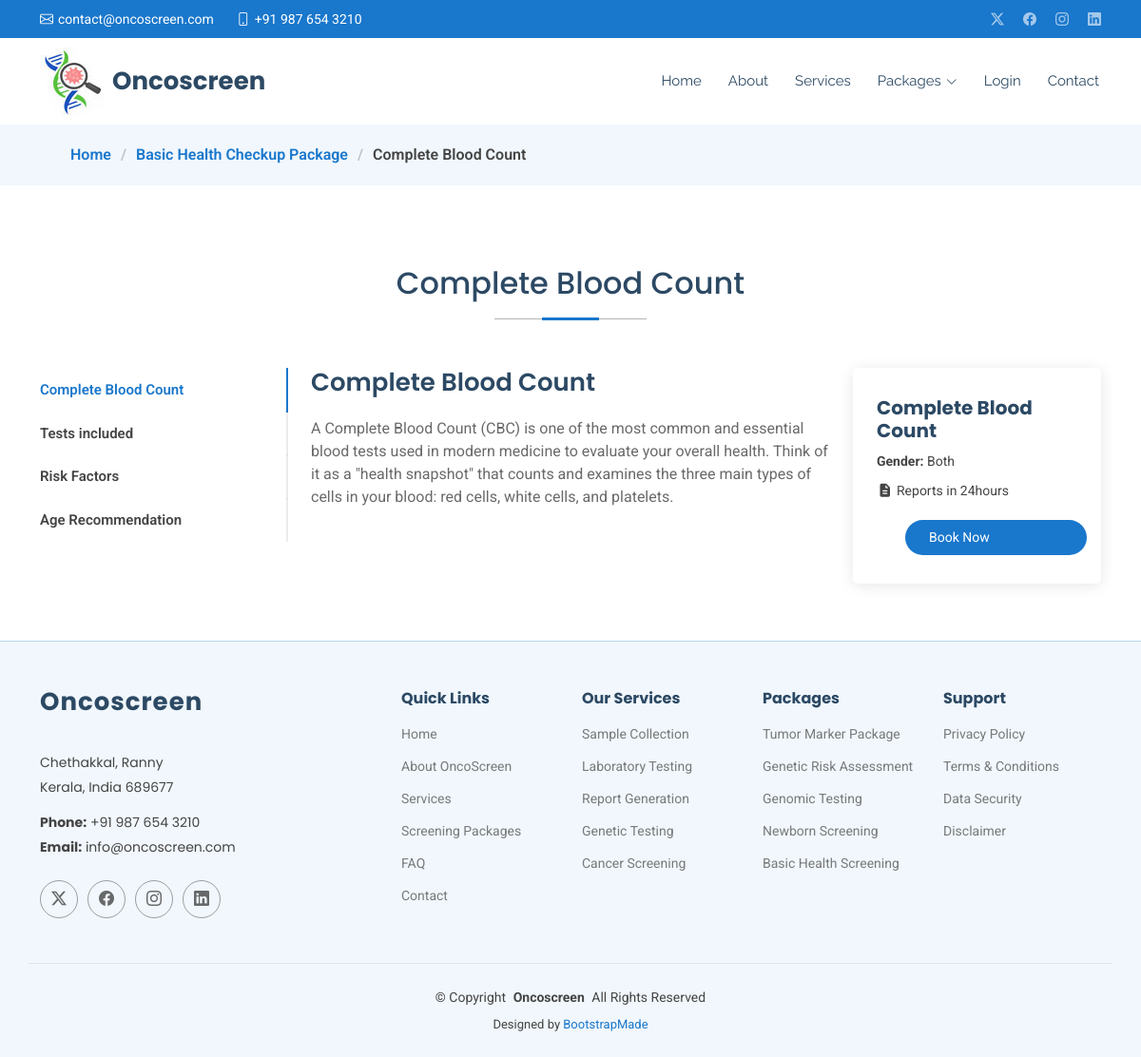
Page /packages_detail/1/ on the committed database.
### bookingplatform/models.py (models this page shows, shortened)
class PackageCategory(models.Model):
    name = models.CharField(max_length=255)
    description = models.TextField(blank=True)
    icon = models.CharField(
        max_length=255,
        help_text='Font Awesome icons(e.g. fa-dna, fa-heartbeat)',
        blank=True
    )

class LabPackage(models.Model): #labprofile is deleted will delete all packages
    HOME_COLLECTION_CHOICES = (
        ('YES', 'Home Collection Available'),
        ('NO', 'Lab Visit Required'),
        )
    lab = models.ForeignKey(
        Lab,
        on_delete=models.CASCADE,
        related_name='packages'
    )
    category = models.ForeignKey(
        PackageCategory,
        on_delete=models.SET_NULL,
        null=True,
        related_name='packages'
    )
    name = models.CharField(max_length=255)
    intro_heading = models.CharField(
        max_length=255,
         help_text="Eg: What is Breast Cancer?"
         )
    intro_description = RichTextField()
    tests = models.ManyToManyField(
        LabTest,
        related_name='packages',
        blank=True
    )
    risk_factors = RichTextField()
    age_recommendation = RichTextField()
    min_age = models.PositiveBigIntegerField(
        null=True,
        blank=True,
        help_text='Minimum age in years'
    )
    max_age = models.PositiveBigIntegerField(
        null=True,
        blank=True,
        help_text='Maximum age in years'
    )
    gender = models.CharField(
        max_length=10,
        choices=(
            ('MALE','Male'),
            ('FEMALE','Female'),
            ('BOTH','Both'))
    )
    recommended_age_text = models.CharField(max_length=255,null=True,blank=True)
    price = models.DecimalField(max_digits=8,decimal_places=2)
    report_time = models.CharField(max_length=100)
    home_collection = models.CharField(
        max_length=3,
        choices=HOME_COLLECTION_CHOICES,
        default='NO'
        )
    is_active = models.BooleanField(default=True)
    created_at=models.DateTimeField(auto_now_add=True)

### bookingplatform/views.py (the view)
# urls.py: path('packages_detail/<int:pk>/', views.packages_detail_view, name='packages_detail'),
def packages_detail_view(request, pk):
    packages = get_object_or_404(
        LabPackage,
        id=pk,
        is_active=True
    )
    category = packages.category   # 👈 get category from package
    return render(request, 'packages_details.html', {
        'package': packages,
        'category': category
    })

### bookingplatform/context_processors.py (called while the page is built, shortened)
def menu_categories(request):
    return{
        'menu_categories':PackageCategory.objects.all()
    }

def notifications(request):
    return{}

### bookingplatform/templatetags/currency_filters.py (called while the page is built)
@register.filter
def inr_format(value):
    try:
        if value is None:
            return "₹ 0.00"
        if not isinstance(value, Decimal):
            value = Decimal(str(value))
        return format_currency(value, "INR", locale="en_IN")
    except (InvalidOperation, TypeError, ValueError):
        return "₹ 0.00"

### templates/packages_details.html (shortened to what this page needs)
{% extends 'base.html' %}
{% load static %}
{% load currency_filters %}
{% block content %}
    <div class="page-title" data-aos="fade">
      <nav class="breadcrumbs">
        <div class="container">
          <ol>
            <li><a href="/">Home</a></li>
            <li><a href="{% url 'category_packages' category.id %}">{{category.name}}</a></li>
            <li class="current">{{package.name}}</li>
          </ol>
        </div>
      </nav>
    <section id="departments" class="departments section">
      <div class="container section-title mt-4" data-aos="fade-up">
        <h3>{{package.name}}</h3>
      </div>
      <div class="container" data-aos="fade-up" data-aos-delay="100">
        <div class="row">
          <div class="col-lg-3">
            <ul class="nav nav-tabs flex-column">
              <li class="nav-item">
                <a class="nav-link active show" data-bs-toggle="tab" href="#intro-{{package.id}}">{{package.intro_heading}} </a>
              </li>
              <li class="nav-item">
                <a class="nav-link" data-bs-toggle="tab" href="#test-{{package.id}}">Tests included</a>
              </li>
              <li class="nav-item">
                <a class="nav-link" data-bs-toggle="tab" href="#risk-{{package.id}}">Risk Factors</a>
              </li>
              <li class="nav-item">
                <a class="nav-link" data-bs-toggle="tab" href="#age-{{package.id}}">Age Recommendation</a>
              </li>
            </ul>
          </div>
          <div class="col-lg-9 mt-4 mt-lg-0">
            <div class="tab-content">
              <div class="tab-pane active show" id="intro-{{package.id}}">
                <div class="row">
                  <div class="col-lg-8 details order-2 order-lg-1">
                    <h3>{{package.intro_heading}}</h3>
                    <p class="fst-italic">
                      {{package.intro_description|safe }}
                    </p>
                  </div>
                  <div class="col-lg-4 order-1 order-lg-2 doctors packages-details">
                    <div class="col-lg-12" data-aos="fade-up" data-aos-delay="100">
                        <div class="team-member d-flex align-items-start">
                        <div class="member-info">
                            <h4>{{package.name}}</h4>
                            <p><b>Gender:</b> {{ package.gender |title  }}</p>
                            <p><i class="fa-solid fa-file-lines"></i> Reports in {{package.report_time}}</p>
                            <a href="{% url 'book_any_package' pk=package.id %}" class="cta-btn d-none d-sm-block mt-2">Book Now</a>
                        </div>
                        </div>
                    </div>
                  </div>
                </div>
              </div>
            </div>
          </div>
        </div>
      </div>
    </section>
    </div>
{% endblock %}

### static/assets/css/main.css (style rules this page uses)
:root { --default-font: "Roboto", system-ui, -apple-system, "Segoe UI", Roboto, "Helvetica Neue", Arial, "Noto Sans", "Liberation Sans", sans-serif, "Apple Color Emoji", "Segoe UI Emoji", "Segoe UI Symbol", "Noto Color Emoji"; --heading-font: "Poppins", sans-serif; --nav-font: "Raleway", sans-serif; }
:root { --background-color: #ffffff; --default-color: #444444; --heading-color: #2c4964; --accent-color: #1977cc; --surface-color: #ffffff; --contrast-color: #ffffff; }
:root { --nav-color: #2c4964; --nav-hover-color: #1977cc; --nav-mobile-background-color: #ffffff; --nav-dropdown-background-color: #ffffff; --nav-dropdown-color: #2c4964; --nav-dropdown-hover-color: #1977cc; }
:root { scroll-behavior: smooth; }
body { color: var(--default-color); background-color: var(--background-color); font-family: var(--default-font); }
a { color: var(--accent-color); text-decoration: none; transition: 0.3s; }
h1, h2, h3, h4, h5, h6 { color: var(--heading-color); font-family: var(--heading-font); }
.header .cta-btn, .header .cta-btn:focus ,.packages-details .cta-btn,.packages-details .cta-btn:focus { color: var(--contrast-color); background: var(--accent-color); font-size: 14px; padding: 8px 25px; margin: 0 0 0 30px; border-radius: 50px; transition: 0.3s; border:0px }
.page-title { color: var(--default-color); background-color: var(--background-color); position: relative; }
.page-title nav { background-color: color-mix(in srgb, var(--accent-color), transparent 94%); padding: 20px 0; }
.page-title nav ol { display: flex; flex-wrap: wrap; list-style: none; margin: 0; font-size: 16px; font-weight: 600; }
.page-title nav ol li+li { padding-left: 10px; }
.page-title nav ol li+li::before { content: "/"; display: inline-block; padding-right: 10px; color: color-mix(in srgb, var(--default-color), transparent 70%); }
section, .section { color: var(--default-color); background-color: var(--background-color); padding: 60px 0; scroll-margin-top: 72px; overflow: clip; }
.section-title { text-align: center; padding-bottom: 30px; position: relative; }
.section-title h2,.section-title h3 { font-size: 32px; font-weight: 500; margin-bottom: 20px; padding-bottom: 20px; position: relative; }
.section-title h2:before,.section-title h3:before { content: ""; position: absolute; display: block; width: 160px; height: 1px; background: color-mix(in srgb, var(--default-color), transparent 60%); left: 0; right: 0; bottom: 1px; margin: auto; }
.section-title h2::after,.section-title h3::after { content: ""; position: absolute; display: block; width: 60px; height: 3px; background: var(--accent-color); left: 0; right: 0; bottom: 0; margin: auto; }
.departments { overflow: hidden; }
.departments .nav-tabs { border: 0; }
.departments .nav-link { border: 0; padding: 12px 15px 12px 0; transition: 0.3s; color: var(--default-color); border-radius: 0; border-right: 2px solid color-mix(in srgb, var(--default-color), transparent 90%); font-weight: 600; font-size: 15px; }
.departments .nav-link.active { color: var(--accent-color); border-color: var(--accent-color); background-color: var(--background-color); }
.departments .tab-pane.active { animation: fadeIn 0.5s ease-out; }
.departments .details h3 { font-size: 26px; font-weight: 600; margin-bottom: 20px; }
.departments .details p { color: color-mix(in srgb, var(--default-color), transparent 20%); }
.doctors .team-member { background-color: var(--surface-color); box-shadow: 0px 2px 15px rgba(0, 0, 0, 0.1); position: relative; border-radius: 5px; transition: 0.5s; padding: 30px; height: 100%; }
.doctors .team-member .member-info { padding-left: 30px; }
.doctors .team-member h4 { font-weight: 700; margin-bottom: 5px; font-size: 20px; }
.doctors .team-member p { margin: 10px 0 0 0; font-size: 14px; }
.packages-details .team-member { padding:30px 15px }
.packages-details .team-member .member-info { padding-left: 10px; }

### rows in the picture
PackageCategory: name "Basic Health Checkup Package"
LabPackage: name "Complete Blood Count", intro_heading "Complete Blood Count", intro_description "A Complete Blood Count (CBC) is one of the most common and essential blood tests used in modern medicine to evaluate your overall health. Think of it as a \"health snapshot\" that counts and examines the three main types of cells in your blood: red cells, white cells, and platelets.", gender "Both", report_time "24hours"
